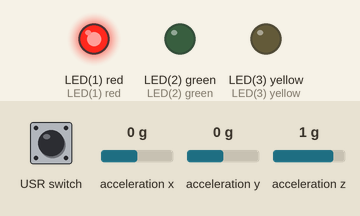
Recording of a program running on a simulated pyboard running MicroPython. Shown: output pins drawn as LEDs (lit = HIGH). Dashed ring = blinking. The test bench sets the inputs (shaded band); at power-on: acceleration x 0 g, acceleration y 0 g, acceleration z 1 g. Files the program writes start out absent; library files of the repository ran but are not shown: WriterClass.py.

Above: at 1.2 s.
1.3 s: USR switch pressed for 0.15 s
At 2.7 s:
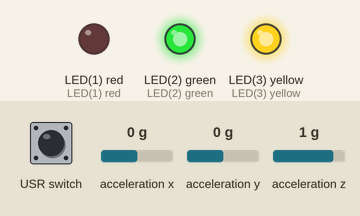
4.4 s: USR switch pressed for 1 s
At 5.4 s:
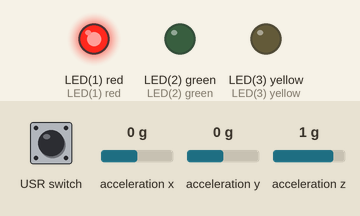
6.9 s: USR switch pressed for 3.2 s
At 8.8 s:
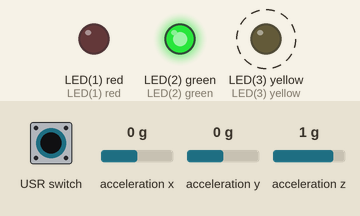
Timing chart, 0 to 19.1 s (numbered marks = the images above; inputs shaded):
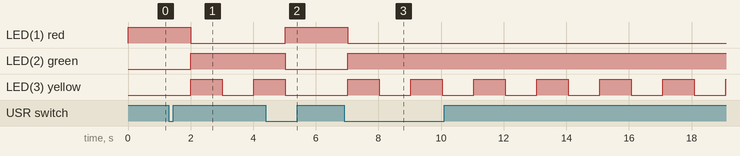

Measured:
- after the input at 1.3 s, LED(1) red: HIGH → LOW after 0.70 s; LED(2) green: LOW → HIGH after 0.70 s; LED(3) yellow: LOW → HIGH after 0.71 s, → LOW 1.0 s later, → HIGH 1.0 s later
- after the input at 4.4 s, LED(1) red: LOW → HIGH after 0.62 s; LED(2) green: HIGH → LOW after 0.62 s; LED(3) yellow: goes on until 5.0 s, then stays LOW
- after the input at 6.9 s, LED(1) red: HIGH → LOW after 0.12 s; LED(2) green: LOW → HIGH after 0.12 s; LED(3) yellow: alternates HIGH for 1.0 s and LOW for 1.0 s, starting after 0.12 s

The program:

main.py
```python
# main.py -- put your code here!
import pyb
from WriterClass import WriterClass
from machine import I2C, Pin, SoftI2C
import time

writer = WriterClass('data.csv')


def getData(i2c, address, register):
    data = bytearray(2)
    i2c.readfrom_mem_into(address, register, data)
    value = (data[0] << 8) | data[1]
    to_return = (value & 0x7FFF)/16.0
    if value & 0x8000:
        to_return -= 256.0
    return to_return


recording = False
sw = pyb.Switch()


def f():
    global recording
    recording = not recording


sw.callback(f)

while True:
    if(recording):
        pyb.LED(1).off()
        pyb.LED(2).on()

        # Define the I2C bus pins
        I2C_SCL_PIN = 'X9'
        I2C_SDA_PIN = 'X10'

        # Define the I2C address of the H3LIS331DL sensor
        SENSOR_ADDR = 0x19

        # Initialize the I2C bus
        i2c = pyb.I2C(1, pyb.I2C.MASTER, baudrate=400000)
        try:
            # ACCELEROMETER

            # Configure the H3LIS331DL sensor
            CTRL_REG1_ADDR = 0x20
            # Turn on the sensor, enable all axes, set output data rate to 100 Hz
            CTRL_REG1_VALUE = 0x27
            i2c.mem_write(CTRL_REG1_VALUE, SENSOR_ADDR, CTRL_REG1_ADDR)

            # Read the acceleration data along the X, Y, and Z axes
            OUT_X_L_ADDR = 0x28
            OUT_X_H_ADDR = 0x29
            OUT_Y_L_ADDR = 0x2A
            OUT_Y_H_ADDR = 0x2B
            OUT_Z_L_ADDR = 0x2C
            OUT_Z_H_ADDR = 0x2D

            out_x_l = i2c.mem_read(1, SENSOR_ADDR, OUT_X_L_ADDR)[0]
            out_x_h = i2c.mem_read(1, SENSOR_ADDR, OUT_X_H_ADDR)[0]
            out_y_l = i2c.mem_read(1, SENSOR_ADDR, OUT_Y_L_ADDR)[0]
            out_y_h = i2c.mem_read(1, SENSOR_ADDR, OUT_Y_H_ADDR)[0]
            out_z_l = i2c.mem_read(1, SENSOR_ADDR, OUT_Z_L_ADDR)[0]
            out_z_h = i2c.mem_read(1, SENSOR_ADDR, OUT_Z_H_ADDR)[0]

            x = (out_x_h << 8) | out_x_l
            y = (out_y_h << 8) | out_y_l
            z = (out_z_h << 8) | out_z_l

            # Convert the 16-bit signed integer to acceleration in m/s^2
            SCALE_FACTOR = 1000.0 / 32768.0  # 1 g = 9.81 m/s^2, 1 mg = 0.001 m/s^2
            x_acc = x * SCALE_FACTOR
            y_acc = y * SCALE_FACTOR
            z_acc = z * SCALE_FACTOR

            # GYROSCOPE
            i2c_y = I2C('Y', freq=400000)
            address2 = i2c_y.scan()[0]
            i2c_y.writeto_mem(address2, 0x20, bin(15))  # 00001111
            temp = i2c_y.readfrom_mem(address2, 0x26, 1)

            xGyro = getData(i2c=i2c_y, address=address2, register=0x28)
            yGyro = getData(i2c=i2c_y, address=address2, register=0x2A)
            zGyro = getData(i2c=i2c_y, address=address2, register=0x2C)

            writer.writeData(
                f'{x_acc}, {y_acc}, {z_acc}, {xGyro}, {yGyro}, {zGyro}, {temp}')
        except:
            # AN ERROR OCCURRED
            pass
            # writer.writeData(
            #     f'"N/A", "N/A", "N/A", "N/A", "N/A", "N/A", "N/A", "N/A", "N/A", "N/A", "N/A", "N/A", "N/A"')
        pyb.LED(3).toggle()
    else:
        pyb.LED(1).on()
        pyb.LED(2).off()
        pyb.LED(3).off()
    time.sleep(1)


# Define the I2C bus pins
I2C_SCL_PIN = 'X9'
I2C_SDA_PIN = 'X10'

# Define the I2C address of the H3LIS331DL sensor
SENSOR_ADDR = 0x18

# Initialize the I2C bus
i2c = pyb.I2C(1, pyb.I2C.MASTER, baudrate=400000)

# Configure the H3LIS331DL sensor
CTRL_REG1_ADDR = 0x20
# Turn on the sensor, enable all axes, set output data rate to 100 Hz
CTRL_REG1_VALUE = 0x27
i2c.mem_write(CTRL_REG1_VALUE, SENSOR_ADDR, CTRL_REG1_ADDR)

# Read the acceleration data along the X, Y, and Z axes
OUT_X_L_ADDR = 0x28
OUT_X_H_ADDR = 0x29
OUT_Y_L_ADDR = 0x2A
OUT_Y_H_ADDR = 0x2B
OUT_Z_L_ADDR = 0x2C
OUT_Z_H_ADDR = 0x2D

out_x_l = i2c.mem_read(1, SENSOR_ADDR, OUT_X_L_ADDR)[0]
out_x_h = i2c.mem_read(1, SENSOR_ADDR, OUT_X_H_ADDR)[0]
out_y_l = i2c.mem_read(1, SENSOR_ADDR, OUT_Y_L_ADDR)[0]
out_y_h = i2c.mem_read(1, SENSOR_ADDR, OUT_Y_H_ADDR)[0]
out_z_l = i2c.mem_read(1, SENSOR_ADDR, OUT_Z_L_ADDR)[0]
out_z_h = i2c.mem_read(1, SENSOR_ADDR, OUT_Z_H_ADDR)[0]

x = (out_x_h << 8) | out_x_l
y = (out_y_h << 8) | out_y_l
z = (out_z_h << 8) | out_z_l

# Convert the 16-bit signed integer to acceleration in m/s^2
SCALE_FACTOR = 1000.0 / 32768.0  # 1 g = 9.81 m/s^2, 1 mg = 0.001 m/s^2
x_acc = x * SCALE_FACTOR
y_acc = y * SCALE_FACTOR
z_acc = z * SCALE_FACTOR

# Print the acceleration data to the console
print('Acceleration: X=%f m/s^2, Y=%f m/s^2, Z=%f m/s^2' %
      (x_acc, y_acc, z_acc))
```
